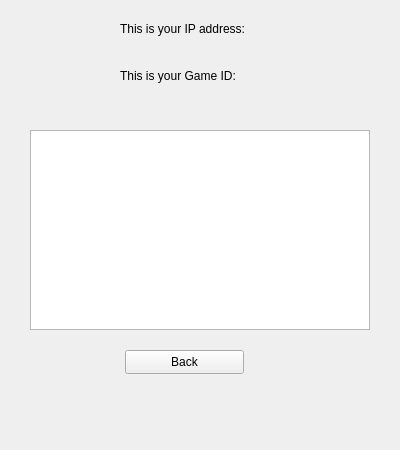
<?xml version="1.0" encoding="UTF-8"?>
<ui version="4.0">
 <class>hostgamepage</class>
 <widget class="QWidget" name="hostgamepage">
  <property name="geometry">
   <rect>
    <x>0</x>
    <y>0</y>
    <width>400</width>
    <height>450</height>
   </rect>
  </property>
  <property name="windowTitle">
   <string>Form</string>
  </property>
  <widget class="QWidget" name="verticalLayoutWidget">
   <property name="geometry">
    <rect>
     <x>120</x>
     <y>20</y>
     <width>141</width>
     <height>87</height>
    </rect>
   </property>
   <layout class="QVBoxLayout" name="verticalLayout">
    <item>
     <widget class="QLabel" name="ThisisyourIPAddress">
      <property name="text">
       <string>This is your IP address: </string>
      </property>
     </widget>
    </item>
    <item>
     <widget class="QLabel" name="HostIPAddress">
      <property name="text">
       <string/>
      </property>
     </widget>
    </item>
    <item>
     <widget class="QLabel" name="Thisisyourgameid">
      <property name="text">
       <string>This is your Game ID:  </string>
      </property>
     </widget>
    </item>
    <item>
     <widget class="QLabel" name="GameID">
      <property name="text">
       <string/>
      </property>
     </widget>
    </item>
   </layout>
  </widget>
  <widget class="QColumnView" name="ConnectedPlayersTable">
   <property name="geometry">
    <rect>
     <x>30</x>
     <y>130</y>
     <width>340</width>
     <height>200</height>
    </rect>
   </property>
  </widget>
  <widget class="QPushButton" name="HostagamepageBackBtn">
   <property name="geometry">
    <rect>
     <x>125</x>
     <y>350</y>
     <width>119</width>
     <height>24</height>
    </rect>
   </property>
   <property name="text">
    <string>Back</string>
   </property>
  </widget>
 </widget>
 <resources/>
 <connections/>
</ui>
